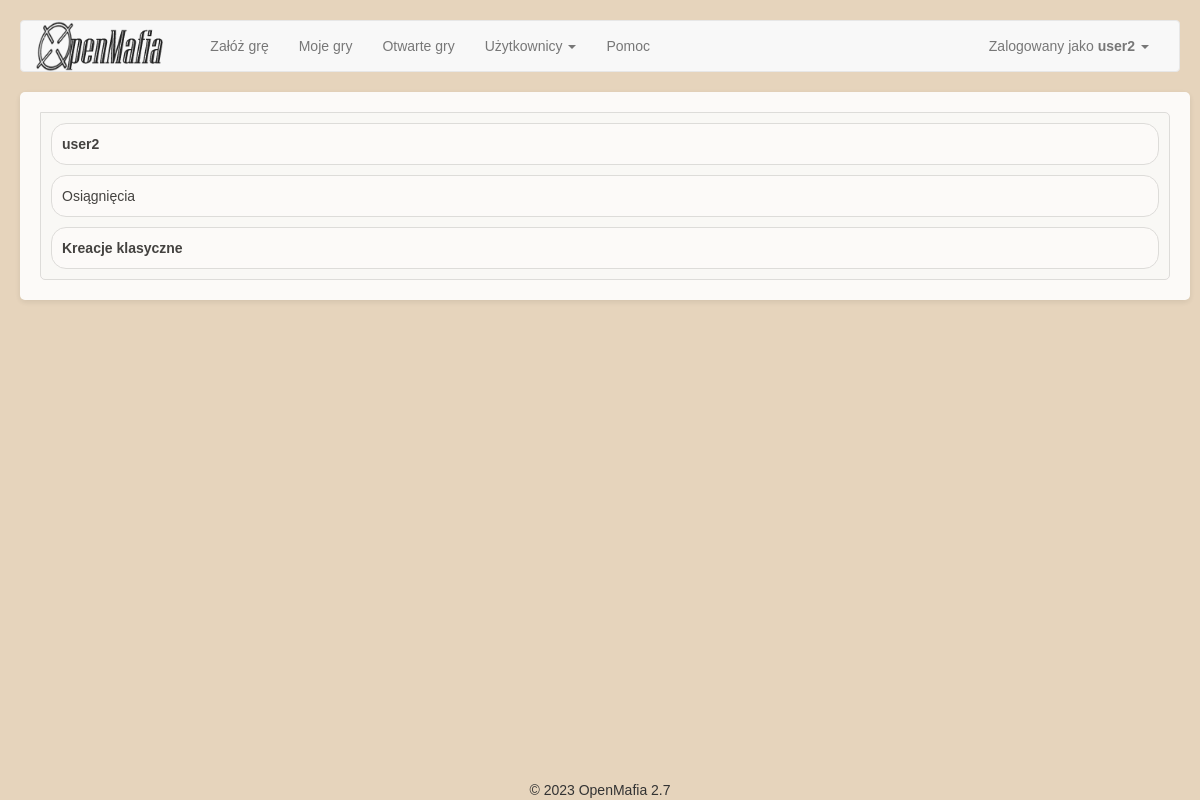
Before: /user (signed in) with the older database file.
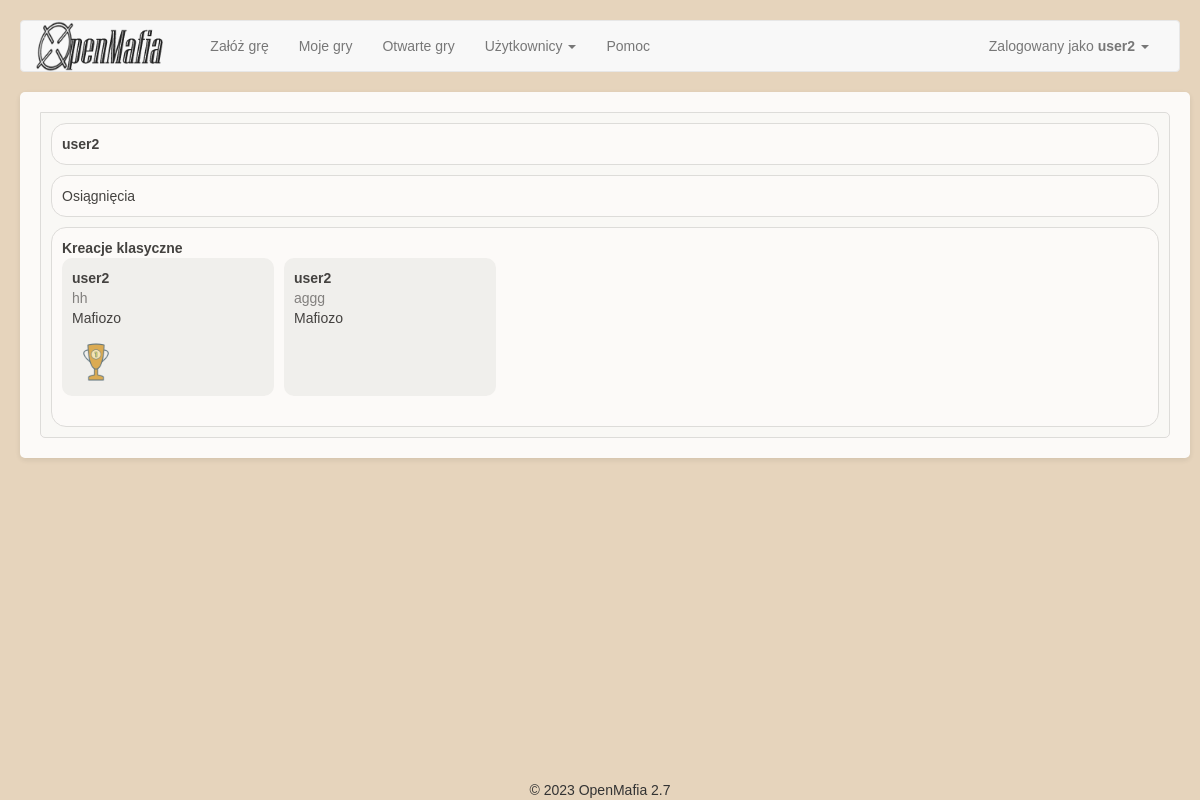
After: the same page with the newer database file.
### app/Engine/DB/models.py (models this page shows, shortened)
class GamePlayer(db.Model):
    __tablename__ = 'GamePlayer'
    id = db.Column(db.Integer, primary_key=True)
    game_id = db.Column(db.Integer, ForeignKey('Game.id'))
    user_id = db.Column(db.Integer, ForeignKey('User.id'))
    order_id = db.Column(db.Integer)
    roles = relationship("Game_Roles")
    name = db.Column(db.String(500))
    status = db.Column(db.String(500))
    user = relationship("User")
    winner = db.Column(db.Integer)
    game = relationship("Game", back_populates='game_players')
    items = relationship("GameItems")
    achievements = relationship("Achievements", back_populates='player')

class Game(db.Model):
    __tablename__ = 'Game'
    id = db.Column(db.Integer, primary_key=True)
    name = db.Column(db.String(500))
    day_no = db.Column(db.Integer)
    phase = db.Column(db.Integer)
    status_id = db.Column(db.Integer, ForeignKey('Status.id'), default=1)
    owner_id = db.Column(db.Integer, ForeignKey('User.id'))
    start_time = db.Column(db.DateTime(timezone=True))
    game_type_id = db.Column(db.Integer, ForeignKey('GameType.id'))
    owner = relationship("User", uselist=False)
    status = relationship("Status", uselist=False)
    game_players = relationship("GamePlayer", back_populates='game')
    roles = relationship("Game_Roles")
    phases = relationship("Game_Phases")
    game_config = relationship("Game_Configuration")
    game_type = relationship("GameType")

class Game_Roles(db.Model):
    __tablename__ = 'Game_Roles'
    id = db.Column(db.Integer, primary_key=True)
    game_id = db.Column(db.Integer, ForeignKey('Game.id'))
    player_id = db.Column(db.Integer, ForeignKey('GamePlayer.id'))
    role_id = db.Column(db.Integer, ForeignKey('Role.id'))
    role = relationship("Role")

class Role(db.Model):
    __tablename__ = 'Role'
    id = db.Column(db.Integer, primary_key=True)
    name = db.Column(db.String(100))
    visible_name = db.Column(db.String(500))
    description = db.Column(db.String(500))

class Achievements(db.Model):
    __tablename__ = 'Achievements'
    id = db.Column(db.Integer, primary_key=True)
    user_id = db.Column(db.Integer, ForeignKey('User.id'))
    player_id = db.Column(db.Integer, ForeignKey('GamePlayer.id'))
    player = relationship("GamePlayer", back_populates='achievements')
    achievement_id = db.Column(db.Integer, ForeignKey('AchievementTypes.id'))
    achievement = relationship("AchievementTypes")

class AchievementTypes(db.Model):
    __tablename__ = 'AchievementTypes'
    id = db.Column(db.Integer, primary_key=True)
    name = db.Column(db.String(50))
    visible_name = db.Column(db.String(50))
    description = db.Column(db.String(500))

### app/User/views.py (the view)
@UserModule.route('/<user_id>', methods=['GET', 'POST'])
@UserModule.route('', methods=['GET', 'POST'])
@login_required
def user_main(user_id=None):
    if user_id is None:
        user_id = current_user.id
    else:
        user_id = int(user_id)
    achievements = None
    classic_creations = None
    classic_games = None
    user_api = UserApi()
    user = user_api.get_user_for_user_id(user_id)
    if user:
        game_api = GameApi()
        achievements = user_api.get_user_achievements()
        my_finished_games = [game for game in game_api.list_games('my_games', user) if game.status.name == 'finished']
        classic_games = [game for game in my_finished_games if game.game_type.name == 'classic']
        classic_creations = []
        for g in classic_games:
            game_api.game = g
            classic_creations.append(game_api.get_player_object_for_user_id(user_id))
    return render_template('User_index.html',
                           user=user,
                           achievements=achievements,
                           classic_creations=classic_creations)

### app/Engine/DB/db_api.py (called while the page is built, shortened)
    def list_games(self, game_type='all', user=None):
        if game_type == 'all':
            return Game.query.all()
        elif game_type == 'all_but_cancelled':
            status_id = self._get_status_id('cancelled')
            return Game.query.filter(Game.status_id != status_id).all()
        elif game_type == 'open_games':
            status_id = self._get_status_id('enrollment_open')
            return Game.query.filter(Game.status_id == status_id).all()
        elif game_type == 'my_games':
            if user is None:
                user = current_user
            status_id = self._get_status_id('cancelled')
            games = Game.query.filter(Game.status_id != status_id).all()
            return [game for game in games if user.id in [player.user_id for player in game.game_players]]
        else:
            return None

    def _get_status_id(self, status_name):
        statuses = Status.query.all()
        return [status.id for status in statuses if status.name == status_name][0]

    def get_user_for_user_id(self, user_id: int):
        self.user = User.query.filter(User.id == user_id).first()
        return self.user

### app/User/templates/User_index.html (shortened to what this page needs)
{% extends "base.html" %}
{% import "bootstrap/wtf.html" as wtf %}
{% block styles %}
{{ super() }}
<link rel="stylesheet" type="text/css" href="{{ url_for('User.static', filename='css/styles.css') }}">
{% endblock %}
{%block main_content%}
<div class="tabs">
  <div class="tab-content">
    <div id="general" class="active">
      <div class="content-box">
        <b>{{ user.name }}</b>
      </div>
      <div class="content-box">
          Osiągnięcia<br/>
      </div>
      <div class="content-box">
        <b>Kreacje klasyczne</b><br />
        <div class="posts-container">
          {% for creation in classic_creations %}
          <div class="post">
            <div class="post-header">
              <span class="post-login">{{ creation.name }}</span>
              <a href="{{url_for('SetupGameModule.lobby', game_id=creation.game.id)}}"><span class="post-date">{{ creation.game.name }}</span></a>
              <span class="post-roles">
                {% for role in creation.roles %}
                {{ role.role.visible_name }}
                {% endfor %}
              </span>
            </div>
            <div class="post-content">
              <p>
                {% for a in achievements %}
                {% if a.player_id == creation.id %}
                <div title="{{ a.achievement.visible_name }} - {{ a.achievement.description }}">
                  <img class="post-achievement" src="{{url_for('static', filename='images/awards/'+a.achievement.name+'.png')}}"/>
                </div>
                {% endif %}
                {% endfor %}
              </p>
            </div>
          </div>
          {% endfor %}
        </div>
      </div>
    </div>
  </div>
</div>
{%endblock%}

Changed rows visible on the page:
now on this page (row edited): GamePlayer: name "user2", game.name "hh"
now on this page (row edited): Game_Roles: role.visible_name "Mafiozo", shown under "user2"
added Achievements: name (picture)
added GamePlayer: name "user2", game.name "aggg"
added Game_Roles: role.visible_name "Mafiozo", shown under "user2"
